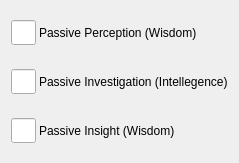
   <widget class="QWidget" name="widget_38" native="true">
    <property name="geometry">
     <rect>
      <x>450</x>
      <y>250</y>
      <width>221</width>
      <height>131</height>
     </rect>
    </property>
    <layout class="QVBoxLayout" name="verticalLayout_18">
     <item>
      <widget class="QWidget" name="widget_37" native="true">
       <layout class="QHBoxLayout" name="horizontalLayout_33">
        <property name="spacing">
         <number>3</number>
        </property>
        <property name="leftMargin">
         <number>0</number>
        </property>
        <property name="rightMargin">
         <number>0</number>
        </property>
        <item>
         <widget class="QLineEdit" name="lineEdit_54">
          <property name="minimumSize">
           <size>
            <width>25</width>
            <height>25</height>
           </size>
          </property>
          <property name="maximumSize">
           <size>
            <width>25</width>
            <height>25</height>
           </size>
          </property>
         </widget>
        </item>
        <item>
         <widget class="QLabel" name="label_30">
          <property name="text">
           <string>Passive Perception (Wisdom)</string>
          </property>
         </widget>
        </item>
       </layout>
      </widget>
     </item>
     <item>
      <widget class="QWidget" name="widget_36" native="true">
       <layout class="QHBoxLayout" name="horizontalLayout_32">
        <property name="spacing">
         <number>3</number>
        </property>
        <property name="leftMargin">
         <number>0</number>
        </property>
        <property name="rightMargin">
         <number>0</number>
        </property>
        <item>
         <widget class="QLineEdit" name="lineEdit_52">
          <property name="minimumSize">
           <size>
            <width>25</width>
            <height>25</height>
           </size>
          </property>
          <property name="maximumSize">
           <size>
            <width>25</width>
            <height>25</height>
           </size>
          </property>
         </widget>
        </item>
        <item>
         <widget class="QLabel" name="label_29">
          <property name="text">
           <string>Passive Investigation (Intellegence)</string>
          </property>
         </widget>
        </item>
       </layout>
      </widget>
     </item>
     <item>
      <widget class="QWidget" name="widget_35" native="true">
       <layout class="QHBoxLayout" name="horizontalLayout_31">
        <property name="spacing">
         <number>3</number>
        </property>
        <property name="leftMargin">
         <number>0</number>
        </property>
        <property name="rightMargin">
         <number>0</number>
        </property>
        <item>
         <widget class="QLineEdit" name="lineEdit_50">
          <property name="minimumSize">
           <size>
            <width>25</width>
            <height>25</height>
           </size>
          </property>
          <property name="maximumSize">
           <size>
            <width>25</width>
            <height>25</height>
           </size>
          </property>
         </widget>
        </item>
        <item>
         <widget class="QLabel" name="label_28">
          <property name="text">
           <string>Passive Insight (Wisdom)</string>
          </property>
         </widget>
        </item>
       </layout>
      </widget>
     </item>
    </layout>
   </widget>
